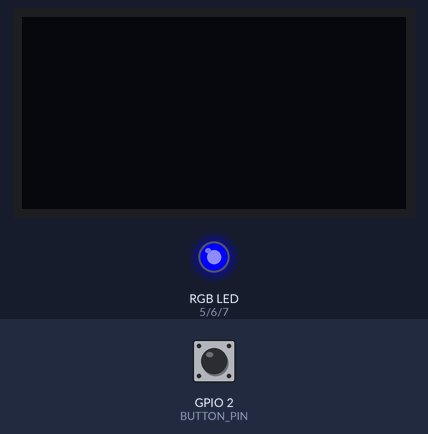
A sketch run on a simulated ESP8266 (NodeMCU). Parts: 128×64 one-colour display, an RGB LED mixed from three pins (HIGH = lit). The test bench sets the inputs (shaded band); at power-on: GPIO 2 (BUTTON_PIN) LOW. The display library's start-up logo is not drawn; what the sketch prints to the serial monitor is not drawn.

Above: at 3.2 s.
3.3 s: GPIO 2 (BUTTON_PIN) pulled HIGH for 0.15 s
At 3.9 s:
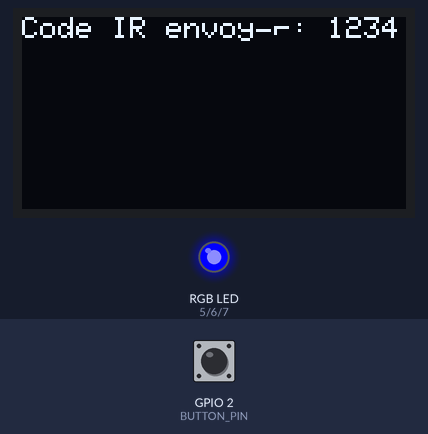
Timing chart, 0 to 6.3 s (numbered marks = the images above; inputs shaded):
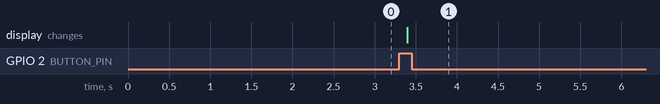

The sketch:

programme_minimale.ino
```cpp
#include <Wire.h>
#include <Adafruit_GFX.h>
#include <Adafruit_SSD1306.h>
#include <IRremoteESP8266.h>
#include <IRrecv.h>
#include <IRsend.h>
#include <IRutils.h>

#define SCREEN_WIDTH 128
#define SCREEN_HEIGHT 64

// Pin de sortie de la LED IR
const int IR_LED_PIN = 4; // Remplacez-le par le numéro de broche approprié de votre ESP32
// Pin d'entrée du récepteur IR
const int IR_RECEIVE_PIN = 14; // Remplacez-le par le numéro de broche approprié de votre ESP32
// Pin d'entrée du bouton
const int BUTTON_PIN = 2; // Remplacez-le par le numéro de broche approprié de votre ESP32
// Pins de sortie de la LED RGB (anode commune)
const int LED_RED_PIN = 5; // Remplacez-le par le numéro de broche approprié de votre ESP32
const int LED_GREEN_PIN = 6; // Remplacez-le par le numéro de broche approprié de votre ESP32
const int LED_BLUE_PIN = 7; // Remplacez-le par le numéro de broche approprié de votre ESP32

IRrecv irReceiver(IR_RECEIVE_PIN);
decode_results results;
IRsend irSender(IR_LED_PIN);

// Déclaration de l'écran OLED
Adafruit_SSD1306 display(SCREEN_WIDTH, SCREEN_HEIGHT, &Wire, -1);

// Nombre initial de vies
int nombreDeVies = 10;

// Configuration des LEDs RGB
const int LED_BLINK_DELAY = 500; // Délai de clignotement en millisecondes
const int LED_OFF_DELAY = 1000;  // Délai d'extinction en millisecondes

void setup() {
  Serial.begin(115200);

  pinMode(BUTTON_PIN, INPUT);

  // Démarrer le récepteur IR
  irReceiver.enableIRIn();

  // Initialiser l'écran OLED
  if (!display.begin(SSD1306_I2C_ADDRESS, 4, 15)) {
    Serial.println(F("Erreur lors de l'initialisation de l'écran OLED"));
    for (;;)
      ;
  }
  display.display();
  delay(2000);
  display.clearDisplay();
  display.display();

  // Configurer les pins des LEDs RGB
  pinMode(LED_RED_PIN, OUTPUT);
  pinMode(LED_GREEN_PIN, OUTPUT);
  pinMode(LED_BLUE_PIN, OUTPUT);

  // Initialiser la LED RGB en bleu au début
  setColor(0, 0, 255);
}

void loop() {
  // Vérifier si un signal infrarouge a été reçu
  if (irReceiver.decode(&results)) {
    // Afficher les informations du signal infrarouge reçu sur l'écran OLED
    display.clearDisplay();
    display.setTextSize(1);
    display.setTextColor(SSD1306_WHITE);
    display.setCursor(0, 0);
    display.print(F("Code IR reçu: "));
    display.println(results.value, HEX);

    // Réduire le nombre de vies
    nombreDeVies--;

    // Afficher le nombre de vies restantes sur l'écran OLED
    display.setCursor(0, 10);
    display.print(F("Vies restantes: "));
    display.println(nombreDeVies);

    display.display();

    // Gérer l'état de la LED RGB en fonction du nombre de vies restantes
    if (nombreDeVies > 0) {
      blinkLED(0, 0, 255); // Faire clignoter la LED en bleu en cas de touché
    } else {
      turnOffLED(); // Éteindre la LED en cas de Game Over
    }

    // Remettre le récepteur IR en attente
    irReceiver.resume();
  }

  // Vérifier si le bouton est pressé pour envoyer un signal infrarouge
  if (digitalRead(BUTTON_PIN) == HIGH) {
    // Code décimal que vous souhaitez envoyer
    unsigned int codeDecimal = 1234; // Remplacez-le par le code que vous souhaitez envoyer

    // Envoi du code infrarouge
    irSender.sendNEC(codeDecimal);

    // Afficher le code envoyé sur l'écran OLED
    display.clearDisplay();
    display.setTextSize(1);
    display.setTextColor(SSD1306_WHITE);
    display.setCursor(0, 0);
    display.print(F("Code IR envoyé: "));
    display.println(codeDecimal);
    display.display();

    Serial.print("Code infrarouge envoyé: ");
    Serial.println(codeDecimal);

    // Attendez que le bouton soit relâché pour éviter l'envoi continu du signal
    while (digitalRead(BUTTON_PIN) == HIGH) {
      delay(10);
    }
  }
}

// Fonction pour faire clignoter la LED RGB
void blinkLED(int red, int green, int blue) {
  setColor(red, green, blue);
  delay(LED_BLINK_DELAY);
  turnOffLED();
  delay(LED_BLINK_DELAY);
}

// Fonction pour éteindre la LED RGB
void turnOffLED() {
  setColor(0, 0, 0);
  delay(LED_OFF_DELAY);
}

// Fonction pour configurer la couleur de la LED RGB
void setColor(int red, int green, int blue) {
  analogWrite(LED_RED_PIN, red);
  analogWrite(LED_GREEN_PIN, green);
  analogWrite(LED_BLUE_PIN, blue);
}
```

Measured:
- after the input at 3.3 s, the display: changes after 0.09 s (image 1)
